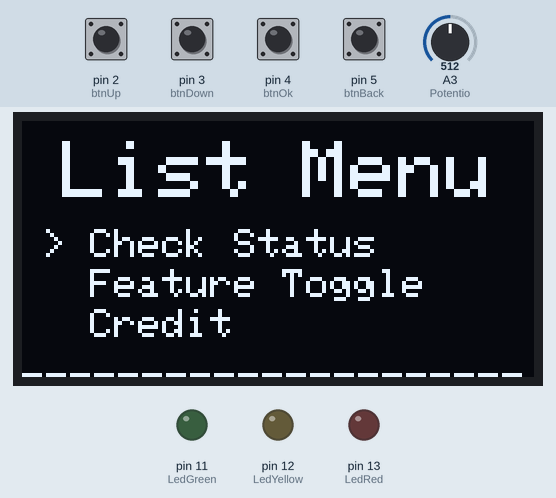
Bench run of a sketch on a simulated Arduino Uno, built with avr-gcc and run on an emulated ATmega328P. Shown: 128×64 one-colour display, output pins drawn as LEDs (lit = HIGH). The test bench sets the inputs (shaded band); at power-on: pin 2 (btnUp), pin 3 (btnDown), pin 4 (btnOk), pin 5 (btnBack) HIGH, A3 (Potentio) = 512.

Above: at 1.2 s.
1.3 s: pin 2 (btnUp) pulled LOW for 0.15 s
At 1.7 s:
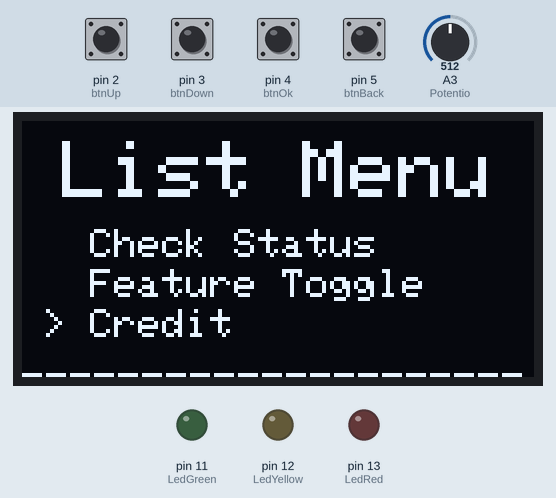
2.9 s: pin 4 (btnOk) pulled LOW for 0.15 s
At 3.7 s:
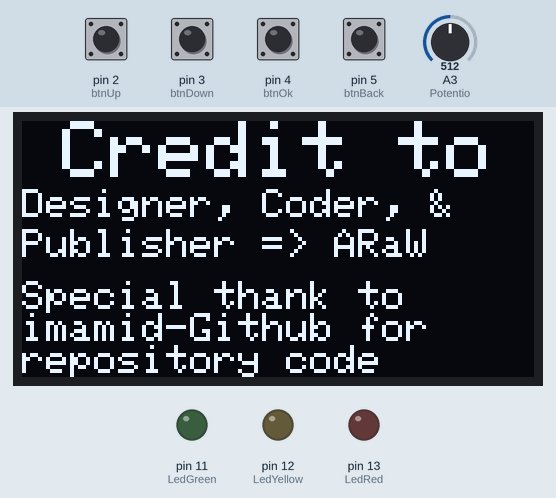
4.6 s: pin 5 (btnBack) pulled LOW for 0.15 s
At 5.8 s:
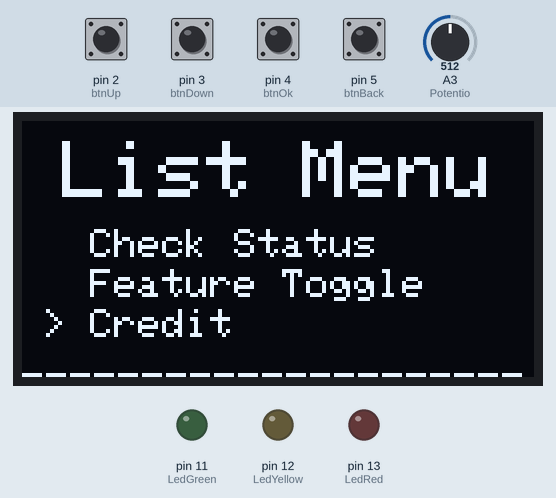
6.2 s: pin 2 (btnUp) pulled LOW for 1 s
At 7.3 s:
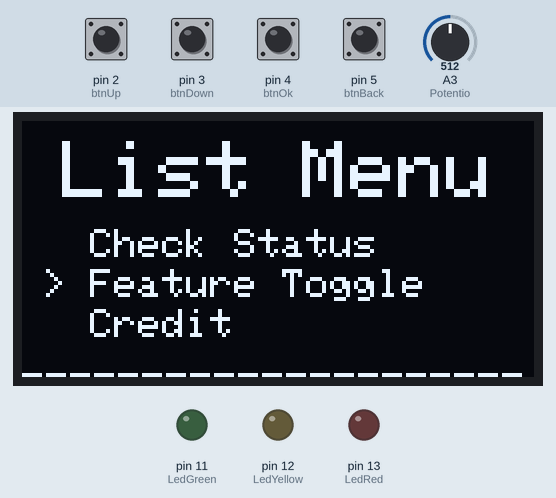
8.7 s: pin 4 (btnOk) pulled LOW for 1 s
At 10.3 s:
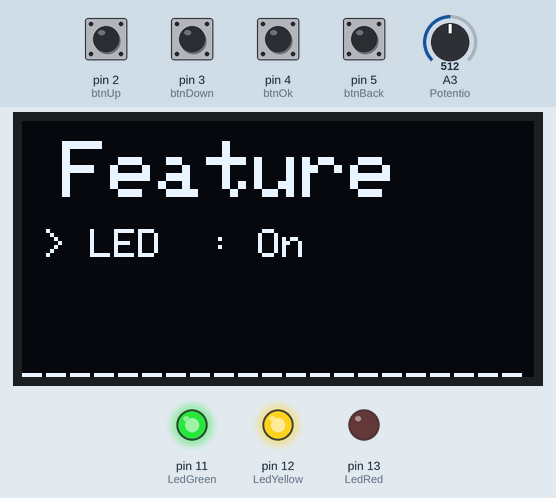
11.2 s: pin 4 (btnOk) pulled LOW for 1 s
At 12.9 s:
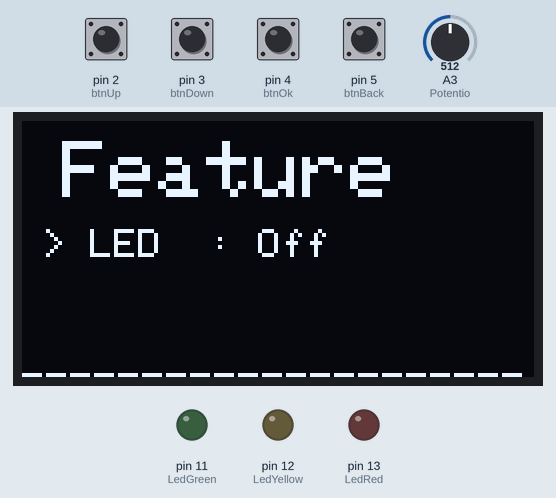
Timing chart, 0 to 14.4 s (numbered marks = the images above; inputs shaded):
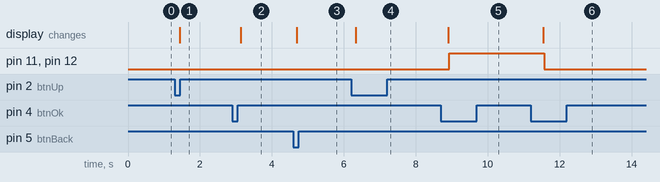

Measured:
- after the input at 1.3 s, the display: changes after 0.14 s (image 1)
- after the input at 2.9 s, the display: changes after 0.23 s (image 2)
- after the input at 4.6 s, the display: changes after 0.09 s (image 3)
- after the input at 6.2 s, the display: changes after 0.13 s (image 4)
- after the input at 8.7 s, pin 11 (LedGreen), pin 12 (LedYellow): LOW → HIGH after 0.22 s; the display: changes after 0.20 s (image 5)
- after the input at 11.2 s, pin 11 (LedGreen), pin 12 (LedYellow): HIGH → LOW after 0.37 s; the display: changes after 0.35 s (image 6)

The sketch:

Project_1.4_Mini.ino
```cpp
/*
  Title:          True/False Logic (MINIMIZED VERSION)
  Creator:        ARaW
  Inspired from:  Imamid - Github
  Used Component: Arduino Uno, 4x PushButtons, Potentiometer, 3x LED's, 3x 220Ω Resistor,
		              LCD OLED 0.96
*/

#include <Wire.h>
#include <Adafruit_GFX.h>
#include <Adafruit_SSD1306.h>

// Define LED
#define LedRed    13
#define LedYellow 12
#define LedGreen  11

// Define Behavior Things
#define Potentio  A3

// Define Button
#define btnUp     2
#define btnDown   3
#define btnOk     4
#define btnBack   5

// IDK what is this
#define OLED_RESET -1

// Define boolean data for LED
bool dataLED1 = false;
bool dataLED2 = false;
bool dataLED3 = false;

// Define boolean data for Additional Feature
bool dataLED = false;

// Define boolean data for Button Status
boolean statusBtnUp   = false;
boolean statusBtnOk   = false;
boolean statusBtnDown = false;
boolean statusBtnBack = false;

// Define boolean data for Button Later Status
boolean lastStatusBtnUp   = false;
boolean lastStatusBtnOk   = false;
boolean lastStatusBtnDown = false;
boolean lastStatusBtnBack = false;

// Define boolean data for Navigation
boolean UP   = false;
boolean OK   = false;
boolean DOWN = false;
boolean BACK = false;

// Define additional data
int dataPotent;
int page      = 1;
int menuItemA = 1;
int menuItemB = 1;

Adafruit_SSD1306 display(128, 64, &Wire, OLED_RESET);

void setup() {
  pinMode(LedRed,     OUTPUT);
  pinMode(LedYellow,  OUTPUT);
  pinMode(LedGreen,   OUTPUT);
  pinMode(Potentio,   INPUT);

  pinMode(btnUp,   INPUT_PULLUP);
  pinMode(btnOk,   INPUT_PULLUP);
  pinMode(btnDown, INPUT_PULLUP);
  pinMode(btnBack, INPUT_PULLUP);

  // Initialize OLED display
  if (!display.begin(SSD1306_SWITCHCAPVCC, 0x3C)) {
    while (true) { // Loop forever if initialization fails
      // Optionally, you can flash an LED or print an error message over Serial
      digitalWrite(LedRed, HIGH); // Error indication (optional)
      delay(500);
      digitalWrite(LedRed, LOW);
      delay(500);
    }
  }

  display.clearDisplay();
}

void loop() {
  // Displaying Home
  homeDisplay();
  // Execute the Data
  execute();
  // Reading Button
  statusBtnUp   = digitalRead(btnUp);
  statusBtnOk   = digitalRead(btnOk);
  statusBtnDown = digitalRead(btnDown);
  statusBtnBack = digitalRead(btnBack);

  // Calling button function void
  saatUpDitekan();
  saatOkDitekan();
  saatDownDitekan();
  saatBackDitekan();

  // For button Up
  if (UP && page == 1) {
    UP = false;
    menuItemA --;
    if (menuItemA < 1)menuItemA = 3;
  }
  // For button Down
  if (DOWN && page == 1) {
    DOWN = false;
    menuItemA ++;
    if (menuItemA > 3)menuItemA = 1;
  }
  // For button Ok
  if (OK) {
    OK = false;
    delay(100);
    if (page == 1 && menuItemA == 1) {
      page = 2;
    } else if (page == 1 && menuItemA == 2) {
      page = 3;
    } else if (page == 1 && menuItemA == 3) {
      page = 4;
    }

    if (page == 3 && menuItemB == 1) {
      dataLED = !dataLED;
    }
  }
  // For button Back
  if (BACK) {
    BACK = false;
    if (page == 2 || page == 3 || page == 4) {
      page = 1;
    }
  }
}

// ============= Button Execute Function ============= //

void saatUpDitekan() {
  if (statusBtnUp != lastStatusBtnUp) {
    if (statusBtnUp == 0) {
      UP = true;
    }
    delay(50);
  }
  lastStatusBtnUp = statusBtnUp;
}

void saatOkDitekan() {
  if (statusBtnOk != lastStatusBtnOk) {
    if (statusBtnOk == 0) {
      OK = true;
    }
    delay(50);
  }
  lastStatusBtnOk = statusBtnOk;
}

void saatDownDitekan() {
  if (statusBtnDown != lastStatusBtnDown) {
    if (statusBtnDown == 0) {
      DOWN = true;
    }
    delay(50);
  }
  lastStatusBtnDown = statusBtnDown;
}

void saatBackDitekan() {
  if (statusBtnBack != lastStatusBtnBack) {
    if (statusBtnBack == 0) {
      BACK = true;
    }
    delay(50);
  }
  lastStatusBtnBack = statusBtnBack;
}

// =============== Displaying Pages ================= //

void homeDisplay() {
  if(page == 1) {
    display.clearDisplay();
    display.setTextSize(2);
    display.setTextColor(WHITE);
    display.setCursor(10,5);
    display.print("List Menu");

    if (menuItemA == 1) {
      display.setTextSize(1);
      display.setCursor(5, 27);
      display.print("> Check Status");
    } else {
      display.setTextSize(1);
      display.setCursor(5, 27);
      display.print("  Check Status");
    }

    if (menuItemA == 2) {
      display.setTextSize(1);
      display.setCursor(5, 37);
      display.print("> Feature Toggle");
    } else {
      display.setTextSize(1);
      display.setCursor(5, 37);
      display.print("  Feature Toggle");
    }

    if (menuItemA == 3) {
      display.setTextSize(1);
      display.setCursor(5, 47);
      display.print("> Credit");
    } else {
      display.setTextSize(1);
      display.setCursor(5, 47);
      display.print("  Credit");
    }

    border();
  }
  else if (page == 2) {
    dataBehavior();
  }
  else if (page == 3) {
    display.clearDisplay();
    display.setTextSize(2);
    display.setTextColor(WHITE);
    display.setCursor(10,5);
    display.print("Feature");

    if (dataLED == 1) {
      if (menuItemB == 1) {
        display.setTextSize(1);
        display.setCursor(5, 27);
        display.print("> LED  : On");
      } else {
        display.setTextSize(1);
        display.setCursor(5, 27);
        display.print("  LED  : On");
      }
    } else if (dataLED == 0) {
      if (menuItemB == 1) {
        display.setTextSize(1);
        display.setCursor(5, 27);
        display.print("> LED  : Off");
      } else {
        display.setTextSize(1);
        display.setCursor(5, 27);
        display.print("  LED  : Off");
      }
    }
    border();
  }
  else if (page == 4) {
    display.clearDisplay();

    display.setTextSize(2);
    display.setTextColor(WHITE);
    display.setCursor(10, 0);
    display.println(F("Credit to"));

    display.setTextSize(1);
    display.setCursor(0, 17);
    display.println(F("Designer, Coder, &"));
    display.setCursor(0, 27);
    display.println(F("Publisher => ARaW"));
    display.setCursor(0, 40);
    display.println(F("Special thank to     imamid-Github for    repository code"));
  }

  display.display();
}

// ============= Execute Function ============= //
void execute() {
  dataPotent = analogRead(Potentio);

  if (dataLED == 1) {
    if ((dataPotent >= 50) && (dataPotent <= 450)) {
      digitalWrite(LedRed, LOW);
      digitalWrite(LedYellow, LOW);
      digitalWrite(LedGreen, HIGH);
      dataLED1 = false;
      dataLED2 = false;
      dataLED3 = true;
      delay(500);
    }
    else if ((dataPotent > 450) && (dataPotent <= 950)) {
      digitalWrite(LedRed, LOW);
      digitalWrite(LedYellow, HIGH);
      digitalWrite(LedGreen, HIGH);
      dataLED1 = false;
      dataLED2 = true;
      dataLED3 = true;
      delay(250);
    }
    else if (dataPotent > 950) {
      digitalWrite(LedRed, HIGH);
      digitalWrite(LedYellow, HIGH);
      digitalWrite(LedGreen, HIGH);
      dataLED1 = true;
      dataLED2 = true;
      dataLED3 = true;
      delay(100);
    }
  }

  else {
    digitalWrite(LedRed, LOW);
    digitalWrite(LedYellow, LOW);
    digitalWrite(LedGreen, LOW);
    dataLED1 = false;
    dataLED2 = false;
    dataLED3 = false;
  }
}

void dataBehavior() {
  display.clearDisplay();

  display.setTextSize(2);
  display.setTextColor(WHITE);
  display.setCursor(0, 0);
  display.print(F("ALL STATUS"));

  display.setTextSize(1);
  display.setCursor(0, 20);
  display.print(F("Status LED1 = "));
  display.println(dataLED1 ? F("On") : F("Off"));

  display.setCursor(0, 30);
  display.print(F("Status LED2 = "));
  display.println(dataLED2 ? F("On") : F("Off"));

  display.setCursor(0, 40);
  display.print(F("Status LED3 = "));
  display.println(dataLED3 ? F("On") : F("Off"));

  border();

  display.display();
}

void border() {
  display.setTextSize(1);
  display.setTextColor(WHITE);
  display.setCursor(0,60);
  display.print("---------------------");
  display.display();
}
```
